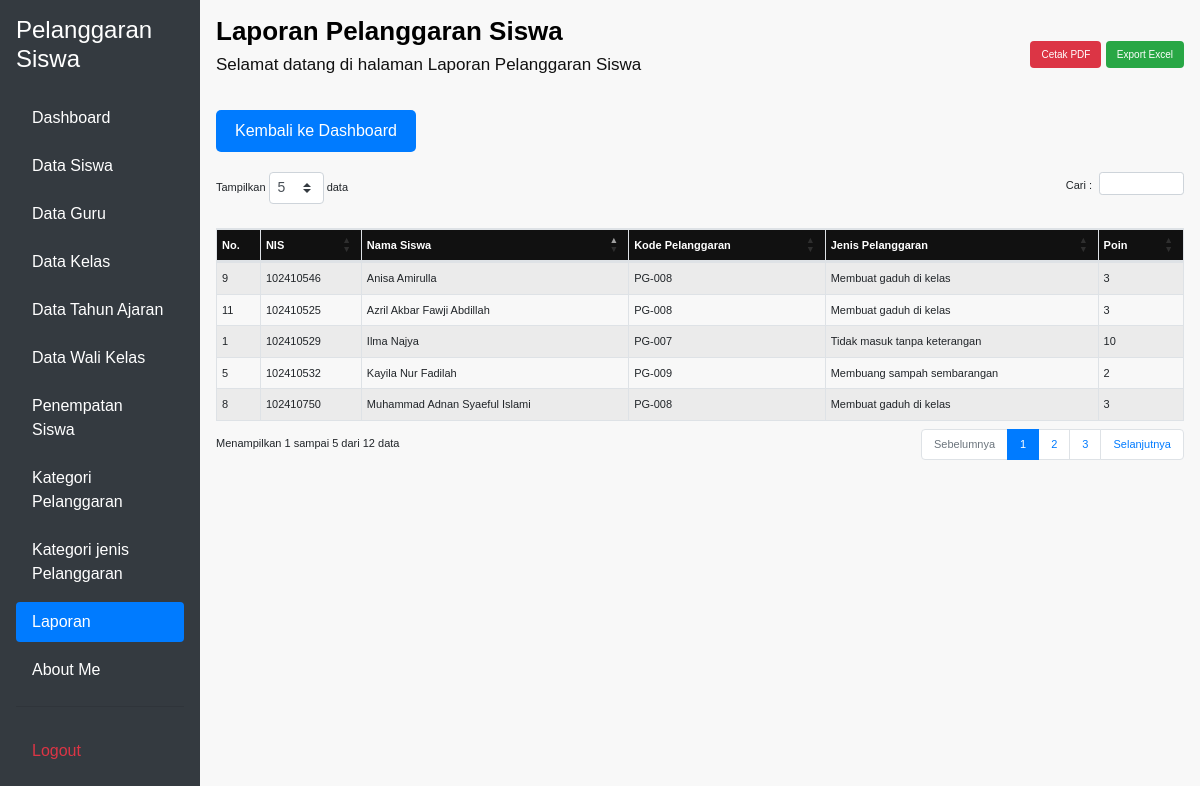
Page /laporan.php (signed in) on the committed database.
### tables this page shows
CREATE TABLE `t_pelanggaran_siswa` (
  `id` int(11) NOT NULL,
  `tahun_ajaran_id` int(11) DEFAULT NULL,
  `siswa_id` int(11) DEFAULT NULL,
  `nama_siswa` varchar(150) NOT NULL,
  `kelas_id` int(11) DEFAULT NULL,
  `nama_kelas` varchar(100) NOT NULL,
  `pelanggaran_id` int(11) DEFAULT NULL,
  `nama_pelanggaran` varchar(150) NOT NULL,
  `pelanggaran_kategori_id` int(11) DEFAULT NULL,
  `guru_id` int(11) DEFAULT NULL,
  `nama_guru` varchar(150) NOT NULL,
  `tanggal` date DEFAULT NULL,
  `keterangan` text NOT NULL,
  `poin` int(11) NOT NULL,
  `tindakan` text NOT NULL,
  `status` varchar(30) NOT NULL,
  `created_at` timestamp NOT NULL DEFAULT current_timestamp(),
  `updated_at` timestamp NOT NULL DEFAULT current_timestamp()
);

CREATE TABLE `t_siswa` (
  `id` int(11) NOT NULL,
  `nis` varchar(10) DEFAULT NULL,
  `nisn` varchar(10) NOT NULL,
  `nama` varchar(150) DEFAULT NULL,
  `jenis_kelamin` char(1) NOT NULL,
  `tanggal_lahir` date NOT NULL,
  `alamat` text NOT NULL,
  `status_aktif` tinyint(1) NOT NULL,
  `created_at` timestamp NOT NULL DEFAULT current_timestamp(),
  `updated_at` timestamp NOT NULL DEFAULT current_timestamp()
);

CREATE TABLE `t_pelanggaran` (
  `id` int(11) NOT NULL,
  `pelanggaran_kategori_id` int(11) DEFAULT NULL,
  `kode` varchar(30) DEFAULT NULL,
  `nama` varchar(150) DEFAULT NULL,
  `poin` int(11) NOT NULL,
  `deskripsi` text NOT NULL,
  `status_aktif` tinyint(1) NOT NULL,
  `created_at` timestamp NOT NULL DEFAULT current_timestamp(),
  `updated_at` timestamp NOT NULL DEFAULT current_timestamp()
);

### laporan.php (the view, shortened to what this page needs)
<?php
include 'config/koneksi.php';
$sql = "
    SELECT
        ps.id,
        s.nis,
        s.nama AS nama_siswa,
        p.kode,
        p.nama AS nama_pelanggaran,
        p.poin
    FROM t_pelanggaran_siswa ps
    JOIN t_siswa s ON ps.siswa_id = s.id
    JOIN t_pelanggaran p ON ps.pelanggaran_id = p.id
    WHERE 1 = 1
";
$sql .= " ORDER BY ps.tanggal DESC, ps.id DESC";
$stmt = mysqli_prepare($koneksi, $sql);
mysqli_stmt_execute($stmt);
$hasil = mysqli_stmt_get_result($stmt);
?>
<!DOCTYPE html>
<html lang="id">
<head>
    <link rel="stylesheet"
    href="https://cdn.jsdelivr.net/npm/bootstrap@4.6.2/dist/css/bootstrap.min.css">
    <link rel="stylesheet"
    href="https://cdn.datatables.net/1.13.8/css/dataTables.bootstrap4.min.css">
</head>
<body>
<div class="container-fluid">
    <div class="row">
        <?php include 'layout/sidebar.php'; ?>
        <main class="col-12 col-md-9 col-lg-10 p-3">
            <div class="row align-items-center mb-3">
                <div class="col-md-8">
                    <h3 class="judul">
                        Laporan Pelanggaran Siswa
                    </h3>
                    <p class="deskripsi">
                        Selamat datang di halaman Laporan Pelanggaran Siswa
                    </p>
                </div>
                <div class="col-md-4 text-md-right tombol-aksi">
                    <button onclick="cetakPDF()"
                        class="btn btn-cetak">
                        Cetak PDF
                    </button>
                    <a href="laporan.php?export=excel"
                        class="btn btn-excel">
                        Export Excel
                    </a>
                </div>
            </div>
            <div class="mb-2">
                <a href="dashboard.php" class="btn btn-dashboard">
                    Kembali ke Dashboard
                </a>
            </div>
            <div class="table-responsive">
                <table id="tabelLaporan"
                    class="table table-bordered table-striped table-hover w-100">
                    <thead>
                        <tr>
                            <th>No.</th>
                            <th>NIS</th>
                            <th>Nama Siswa</th>
                            <th>Kode Pelanggaran</th>
                            <th>Jenis Pelanggaran</th>
                            <th>Poin</th>
                        </tr>
                    </thead>
                    <tbody>
                        <?php
                        $no = 1;
                        while ($row = mysqli_fetch_assoc($hasil)) {
                        ?>
                        <tr>
                            <td><?= $no++; ?></td>
                            <td>
                                <?= htmlspecialchars($row['nis']); ?>
                            </td>
                            <td>
                                <?= htmlspecialchars($row['nama_siswa']); ?>
                            </td>
                            <td>
                                <?= htmlspecialchars($row['kode'] ?? ''); ?>
                            </td>
                            <td>
                                <?= htmlspecialchars($row['nama_pelanggaran']); ?>
                            </td>
                            <td>
                                <?= (int) $row['poin']; ?>
                            </td>
                        </tr>
                        <?php } ?>
                    </tbody>
                </table>
            </div>
        </main>
    </div>
</div>
</body>
</html>

### laporan.php (style rules this page uses)
body { background-color: #f8f8f8; font-family: Arial, sans-serif; }
main { min-height: 100vh; background-color: #f8f8f8; }
.judul { font-size: 26px; font-weight: bold; color: #000; margin-bottom: 5px; }
.deskripsi { font-size: 17px; color: #111; }
.btn-dashboard { background-color: #007bff; color: white; padding: 8px 18px; border-radius: 5px; margin-bottom: 12px; }
.btn-cetak { background-color: #dc3545; color: white; font-size: 10px; padding: 5px 10px; }
.btn-excel { background-color: #28a745; color: white; font-size: 10px; padding: 5px 10px; }
.table { font-size: 11px; margin-bottom: 5px; }
.table thead th { background-color: #111; color: white; padding: 7px 5px; vertical-align: middle; }
.table tbody td { padding: 7px 5px; vertical-align: middle; }

### rows in the picture
t_pelanggaran_siswa: siswa.nis "102410529", siswa.nama "Ilma Najya", pelanggaran.kode "PG-007", pelanggaran.nama "Tidak masuk tanpa keterangan", pelanggaran.poin "10"
t_pelanggaran_siswa: siswa.nis "102410532", siswa.nama "Kayila Nur Fadilah", pelanggaran.kode "PG-009", pelanggaran.nama "Membuang sampah sembarangan", pelanggaran.poin "2"
t_pelanggaran_siswa: siswa.nis "102410750", siswa.nama "Muhammad Adnan Syaeful Islami", pelanggaran.kode "PG-008", pelanggaran.nama "Membuat gaduh di kelas", pelanggaran.poin "3"
t_pelanggaran_siswa: siswa.nis "102410546", siswa.nama "Anisa Amirulla", pelanggaran.kode "PG-008", pelanggaran.nama "Membuat gaduh di kelas", pelanggaran.poin "3"
t_pelanggaran_siswa: siswa.nis "102410525", siswa.nama "Azril Akbar Fawji Abdillah", pelanggaran.kode "PG-008", pelanggaran.nama "Membuat gaduh di kelas", pelanggaran.poin "3"
